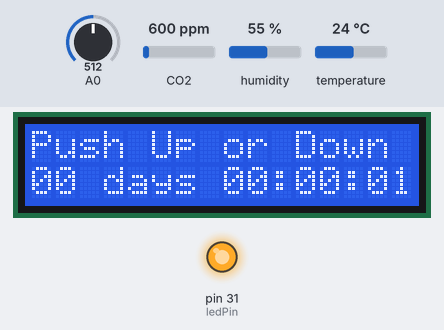
A sketch run on a simulated Arduino Mega 2560, built with avr-gcc and run on an emulated ATmega2560. Parts: 16×2 character LCD, output pins drawn as LEDs (lit = HIGH). Inputs (shaded band) come from the test bench; at power-on: A0 = 512, humidity 55 %, CO2 600 ppm, temperature 24 °C. What the sketch prints to the serial monitor is not drawn.

Above: at 3.7 s.
3.8 s: A0 set to 468
5.3 s: A0 set to 438
At 6.4 s:
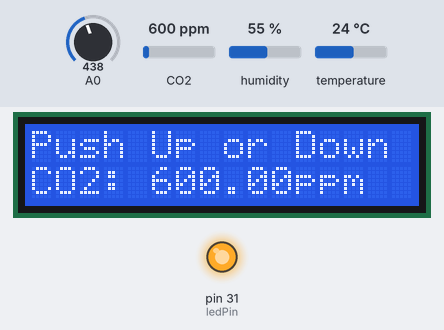
11.6 s: humidity set to 52 %
At 15.1 s:
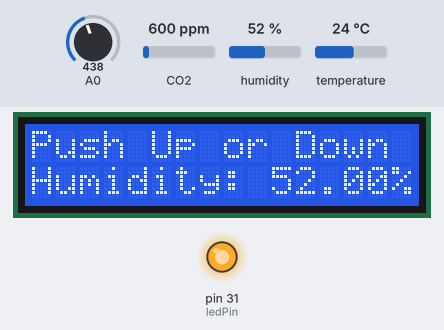
16.9 s: humidity set to 49 %
At 21.0 s:
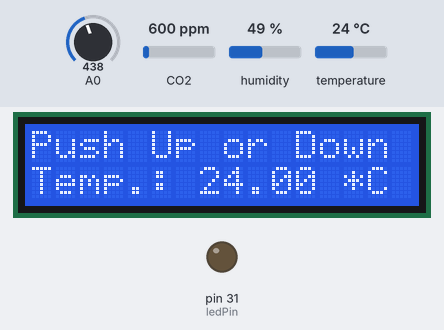
23.9 s: CO2 set to 452 ppm
At 27.5 s:
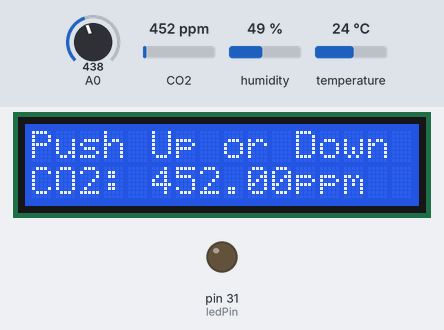
29.2 s: temperature set to 12 °C
At 31.9 s:
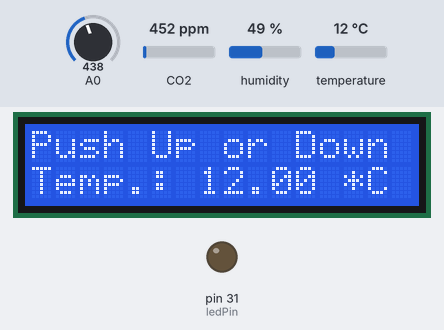
Timing chart, 0 to 33.4 s (numbered marks = the images above; inputs shaded):
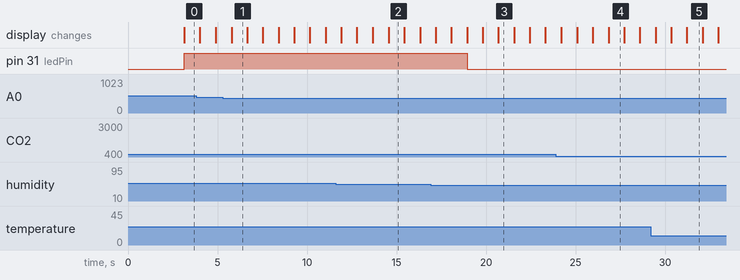

Measured:
- the behaviour switches between 450 and 449 on A0 (found by bisection; images 0 and 1)
- the behaviour switches between 51 and 50 % on humidity (found by bisection; images 2 and 3)
- after the input at 5.3 s, the display: changes after 0.48 s (image 1)
- after the input at 16.9 s, pin 31 (ledPin): HIGH → LOW after 2.0 s
- what the display in image 1 shows lasts 0.9 s, from 5.8 s to 6.7 s

The sketch:

sleepqualityarduino.ino
```cpp
#include <LiquidCrystal.h>
#include <Adafruit_AM2315.h>
#include <DHT.h>
#include "MQ135.h"

LiquidCrystal lcd(8, 9, 4, 5, 6, 7);


#define DHTPIN 30     // what digital pin we're connected to
#define DHTTYPE DHT11
#define btnRIGHT  0
#define btnUP     1
#define btnDOWN   2
#define btnLEFT   3
#define btnSELECT 4
#define btnNONE   5
#define PIN_MQ135 24 // what digital pin we're connected to
#define rzero 229,43

MQ135 mq135_sensor = MQ135(PIN_MQ135);
DHT dht(DHTPIN, DHTTYPE);
int lcd_key     = 0;
int adc_key_in  = 0;
int cases[]       = {0, 1 , 2 , 3 };
int i = 0;
unsigned int days = 0;
unsigned int hours = 0;
unsigned int minutes = 0;
unsigned int seconds = 0;
float x = 0;
int ledPin = 31;
int read_LCD_buttons()
{
 adc_key_in = analogRead(0);
 if (adc_key_in > 1000) return btnNONE;
 if (adc_key_in < 50)   return btnRIGHT;
 if (adc_key_in < 250)  return btnUP;
 if (adc_key_in < 450)  return btnDOWN;
 if (adc_key_in < 650)  return btnLEFT;
 if (adc_key_in < 850)  return btnSELECT;

 return btnNONE;
}

void setup()
{
  pinMode(ledPin, OUTPUT);
 lcd.begin(16, 2);
 Serial.begin(9600);
 delay(2200);
}

void loop()
{
  delay(860);

  float h = dht.readHumidity();
  float t = dht.readTemperature();
  float resistance = mq135_sensor.getResistance();
 // float rzero = mq135_sensor.getRZero();
  float ppm = mq135_sensor.getPPM();
  x = ppm ;
  if(h>50 || t>35 || x<340){
    digitalWrite(ledPin,HIGH);
  }
  else{
    digitalWrite(ledPin,LOW);
  }
 /* if (isnan(h) || isnan(t) ) {
    Serial.println("Failed to read from DHT sensor!");
    lcd.clear();
    lcd.setCursor(0,0);  //error check if necessary
    lcd.print("Error !");
    return;
  }*/

  Serial.print("\n Temperature: ");
  Serial.print(t);
  Serial.print(" *C ");
  Serial.print("\n Humidity: ");
  Serial.print(h);
  Serial.print(" %");
  Serial.print("\n Co2: ");
  Serial.print(x);
  Serial.print("\t PPM");
  Serial.print("\n");

  incTime();

 lcd_key = read_LCD_buttons();

 switch (lcd_key)               // depending on which button was pushed, we perform an action
 {
   case btnUP:
     {
     lcd.clear();
     i = i+1;
     break;
     }
   case btnDOWN:
     {
     lcd.clear();
     i = i-1;
     break;
     }
 }

 lcd.setCursor(0,0);
 lcd.print("Push Up or Down");
 lcd.setCursor(0,1);

 if (i == -1){
  i = 3;
 }
 else if (i == 4){
  i = 0;
 }

 switch (cases[i]){
  case 0:
    {
      printTime();
      break;
     }
  case 1:
    {
      lcd.print("Humidity: ");
      lcd.print(h);
      lcd.print("%");
      break;
     }
  case 2:
    {
      lcd.print("Temp.: ");
      lcd.print(t);
      lcd.print(" *C");
      break;
     }
  case 3:
    {
      lcd.print("CO2: ");
      lcd.print(x);
      lcd.print("ppm");
      break;
     }
 }
 }
void incTime() {
  // Increase seconds
  seconds++;

  if (seconds == 60) {
    // Reset seconds
    seconds = 0;

    // Increase minutes
    minutes++;

    if (minutes == 60) {
      // Reset minutes
      minutes = 0;

      // Increase hours
      hours++;

      if (hours == 24) {
        // Reset hours
        hours = 0;

        // Increase days
        days++;
      }
    }
  }
}

void printTime() {
  // Set the cursor at the begining of the second row
  lcd.setCursor(0,1);
  char time[17];

  sprintf(time, "%02i days %02i:%02i:%02i", days, hours, minutes, seconds);
  lcd.print(time);
}
```
